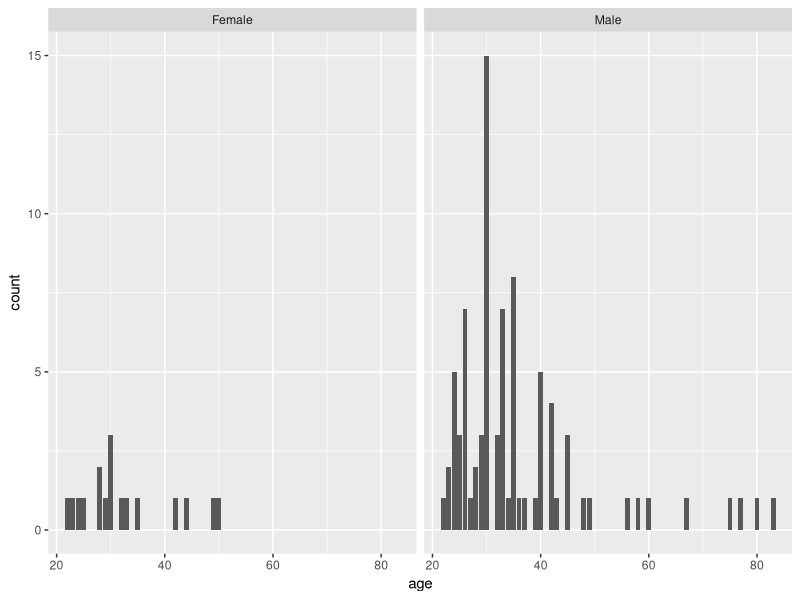
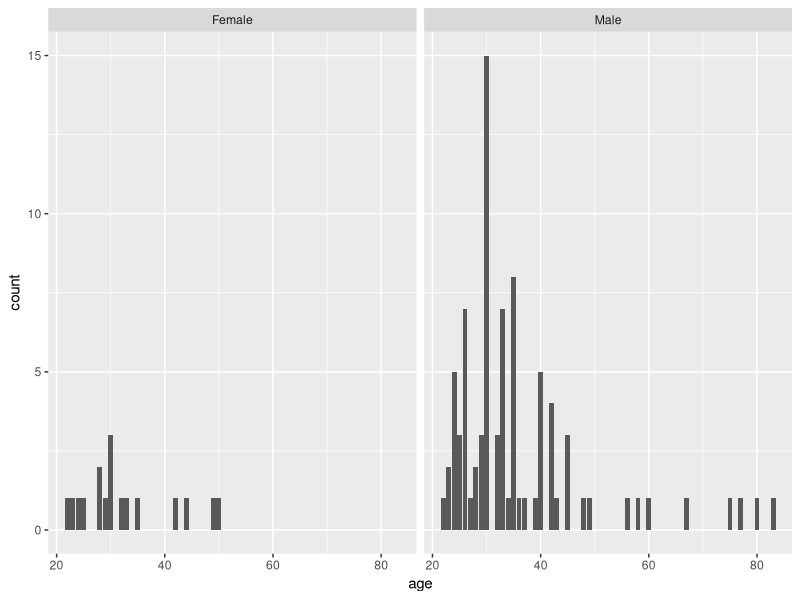

Recreate these plots in R, in order.
library(tidyverse)
library(ggplot2)

df <- read.csv("out.csv")
glimpse(df)

prop.table(table(df$gender))
library(gmodels)
CrossTable(df$age,df$gender,prop.r=FALSE,prop.t=FALSE,prop.chisq=FALSE,format="SPSS")


ggplot(df,aes(x=age))+
  geom_bar()+
  facet_grid(~gender)

ggsave("plots/age_distribution.png")
